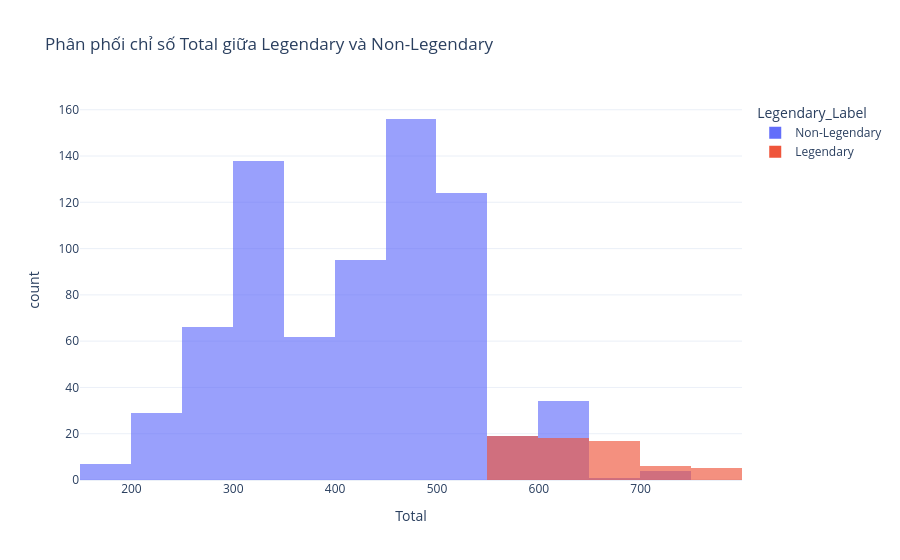

The notebook cell saved with this chart:
### Markdown cell above
## 3.3

### Code cell
fig6 = px.histogram(
    df,
    x="Total", color="Legendary_Label",
    barmode="overlay", nbins=25, opacity=0.65,
    title="Phân phối chỉ số Total giữa Legendary và Non-Legendary",
    template="plotly_white"
)
fig6.show()

### Figure 1 — Plotly figure (JSON) as saved in the notebook; plotly's stock layout.template omitted (floating-point values rounded to 4 significant figures; data arrays with more than 128 entries replaced by an {"elided": "..."} marker saying what was removed)
{"data": [{"bingroup": "x", "hovertemplate": "Legendary_Label=Non-Legendary<br>Total=%{x}<br>count=%{y}<extra></extra>", "legendgroup": "Non-Legendary", "marker": {"color": "#636efa", "opacity": 0.65, "pattern": {"shape": ""}}, "name": "Non-Legendary", "nbinsx": 25, "orientation": "v", "showlegend": true, "type": "histogram", "x": {"elided": "735 int values"}, "xaxis": "x", "yaxis": "y"}, {"bingroup": "x", "hovertemplate": "Legendary_Label=Legendary<br>Total=%{x}<br>count=%{y}<extra></extra>", "legendgroup": "Legendary", "marker": {"color": "#EF553B", "opacity": 0.65, "pattern": {"shape": ""}}, "name": "Legendary", "nbinsx": 25, "orientation": "v", "showlegend": true, "type": "histogram", "x": [580, 580, 580, 680, 780, 780, 580, 580, 580, 680, 680, 580, 580, 580, 600, 700, 600, 700, 670, 770, 670, 770, 680, 780, 600, 600, 600, 600, 600, 580, 580, 580, 680, 680, 600, 670, 680, 680, 600, 600, 600, 720, 600, 580, 580, 580, 580, 580, 580, 580, 680, 680, 600, 600, 660, 700, 700, 680, 680, 600, 600, 700, 600, 680, 600], "xaxis": "x", "yaxis": "y"}], "layout": {"barmode": "overlay", "legend": {"title": {"text": "Legendary_Label"}, "tracegroupgap": 0}, "title": {"text": "Phân phối chỉ số Total giữa Legendary và Non-Legendary"}, "xaxis": {"anchor": "y", "domain": [0, 1], "title": {"text": "Total"}}, "yaxis": {"anchor": "x", "domain": [0, 1], "title": {"text": "count"}}}}
